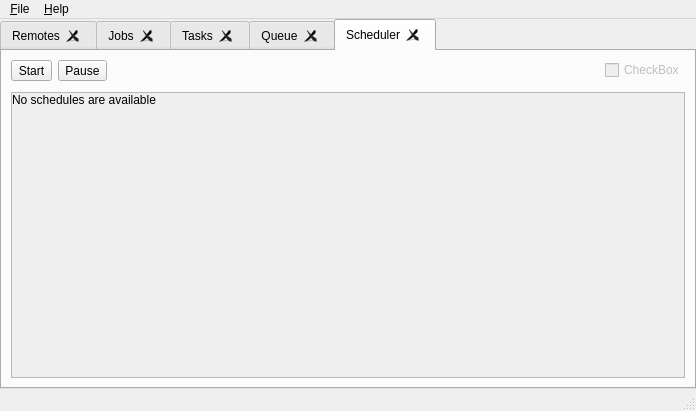
<?xml version="1.0" encoding="UTF-8"?>
<ui version="4.0">
 <class>MainWindow</class>
 <widget class="QMainWindow" name="MainWindow">
  <property name="geometry">
   <rect>
    <x>0</x>
    <y>0</y>
    <width>696</width>
    <height>411</height>
   </rect>
  </property>
  <property name="windowTitle">
   <string>Rclone Browser</string>
  </property>
  <widget class="QWidget" name="widgetMain">
   <layout class="QVBoxLayout" name="verticalLayout_3">
    <property name="spacing">
     <number>0</number>
    </property>
    <property name="leftMargin">
     <number>0</number>
    </property>
    <property name="topMargin">
     <number>0</number>
    </property>
    <property name="rightMargin">
     <number>0</number>
    </property>
    <property name="bottomMargin">
     <number>0</number>
    </property>
    <item>
     <widget class="QTabWidget" name="tabs">
      <property name="currentIndex">
       <number>4</number>
      </property>
      <property name="tabsClosable">
       <bool>true</bool>
      </property>
      <widget class="QWidget" name="widget">
       <attribute name="title">
        <string>Remotes</string>
       </attribute>
       <layout class="QVBoxLayout" name="verticalLayout">
        <item>
         <layout class="QHBoxLayout" name="horizontalLayout">
          <item>
           <widget class="QToolButton" name="refresh">
            <property name="statusTip">
             <string>Refresh remotes view</string>
            </property>
            <property name="text">
             <string>Refresh</string>
            </property>
            <property name="toolButtonStyle">
             <enum>Qt::ToolButtonTextUnderIcon</enum>
            </property>
           </widget>
          </item>
          <item>
           <widget class="QToolButton" name="config">
            <property name="text">
             <string>Config</string>
            </property>
            <property name="toolButtonStyle">
             <enum>Qt::ToolButtonTextUnderIcon</enum>
            </property>
           </widget>
          </item>
          <item>
           <widget class="QToolButton" name="open">
            <property name="text">
             <string>Open</string>
            </property>
            <property name="toolButtonStyle">
             <enum>Qt::ToolButtonTextUnderIcon</enum>
            </property>
           </widget>
          </item>
          <item>
           <spacer name="horizontalSpacer">
            <property name="orientation">
             <enum>Qt::Horizontal</enum>
            </property>
            <property name="sizeHint" stdset="0">
             <size>
              <width>40</width>
              <height>20</height>
             </size>
            </property>
           </spacer>
          </item>
          <item>
           <widget class="QCheckBox" name="layoutcontrol3">
            <property name="enabled">
             <bool>false</bool>
            </property>
            <property name="text">
             <string>CheckBox</string>
            </property>
           </widget>
          </item>
          <item>
           <widget class="QToolButton" name="buttonPrefs">
            <property name="toolTip">
             <string>Rclone Browser preferences (ALT-p)</string>
            </property>
            <property name="statusTip">
             <string>Rclone Browser preferences</string>
            </property>
            <property name="text">
             <string>Prefs</string>
            </property>
            <property name="toolButtonStyle">
             <enum>Qt::ToolButtonTextUnderIcon</enum>
            </property>
           </widget>
          </item>
         </layout>
        </item>
        <item>
         <spacer name="verticalSpacer_2">
          <property name="orientation">
           <enum>Qt::Vertical</enum>
          </property>
          <property name="sizeType">
           <enum>QSizePolicy::Fixed</enum>
          </property>
          <property name="sizeHint" stdset="0">
           <size>
            <width>20</width>
            <height>5</height>
           </size>
          </property>
         </spacer>
        </item>
        <item>
         <widget class="QListWidget" name="remotes">
          <property name="editTriggers">
           <set>QAbstractItemView::NoEditTriggers</set>
          </property>
          <property name="selectionBehavior">
           <enum>QAbstractItemView::SelectRows</enum>
          </property>
          <property name="isWrapping" stdset="0">
           <bool>false</bool>
          </property>
          <property name="wordWrap">
           <bool>true</bool>
          </property>
         </widget>
        </item>
       </layout>
      </widget>
      <widget class="QWidget" name="tab">
       <attribute name="title">
        <string>Jobs</string>
       </attribute>
       <layout class="QVBoxLayout" name="verticalLayout_2">
        <item>
         <layout class="QHBoxLayout" name="horizontalLayout_3">
          <item>
           <widget class="QToolButton" name="buttonStopAllJobs">
            <property name="text">
             <string>Stop</string>
            </property>
            <property name="toolButtonStyle">
             <enum>Qt::ToolButtonTextUnderIcon</enum>
            </property>
           </widget>
          </item>
          <item>
           <widget class="QToolButton" name="buttonCleanNotRunning">
            <property name="text">
             <string>Clean</string>
            </property>
            <property name="toolButtonStyle">
             <enum>Qt::ToolButtonTextUnderIcon</enum>
            </property>
           </widget>
          </item>
          <item>
           <spacer name="horizontalSpacer_3">
            <property name="orientation">
             <enum>Qt::Horizontal</enum>
            </property>
            <property name="sizeHint" stdset="0">
             <size>
              <width>40</width>
              <height>20</height>
             </size>
            </property>
           </spacer>
          </item>
          <item>
           <widget class="QCheckBox" name="layoutcontrol2">
            <property name="enabled">
             <bool>false</bool>
            </property>
            <property name="text">
             <string>CheckBox</string>
            </property>
           </widget>
          </item>
         </layout>
        </item>
        <item>
         <spacer name="verticalSpacer_4">
          <property name="orientation">
           <enum>Qt::Vertical</enum>
          </property>
          <property name="sizeType">
           <enum>QSizePolicy::Fixed</enum>
          </property>
          <property name="sizeHint" stdset="0">
           <size>
            <width>20</width>
            <height>5</height>
           </size>
          </property>
         </spacer>
        </item>
        <item>
         <widget class="QScrollArea" name="jobsArea">
          <property name="widgetResizable">
           <bool>true</bool>
          </property>
          <widget class="QWidget" name="scrollAreaWidgetContents">
           <property name="geometry">
            <rect>
             <x>0</x>
             <y>0</y>
             <width>648</width>
             <height>245</height>
            </rect>
           </property>
           <layout class="QVBoxLayout" name="verticalLayout_4">
            <property name="leftMargin">
             <number>0</number>
            </property>
            <property name="topMargin">
             <number>0</number>
            </property>
            <property name="rightMargin">
             <number>0</number>
            </property>
            <property name="bottomMargin">
             <number>0</number>
            </property>
            <item>
             <layout class="QVBoxLayout" name="jobs">
              <item>
               <widget class="QLabel" name="noJobsAvailable">
                <property name="text">
                 <string>No jobs are available</string>
                </property>
               </widget>
              </item>
              <item>
               <spacer name="verticalSpacer">
                <property name="orientation">
                 <enum>Qt::Vertical</enum>
                </property>
                <property name="sizeHint" stdset="0">
                 <size>
                  <width>20</width>
                  <height>40</height>
                 </size>
                </property>
               </spacer>
              </item>
             </layout>
            </item>
           </layout>
          </widget>
         </widget>
        </item>
       </layout>
      </widget>
      <widget class="QWidget" name="tasksTab">
       <attribute name="title">
        <string>Tasks</string>
       </attribute>
       <layout class="QVBoxLayout" name="verticalLayout_5">
        <item>
         <layout class="QHBoxLayout" name="horizontalLayout_2">
          <item>
           <widget class="QToolButton" name="buttonDryrunTask">
            <property name="text">
             <string>Dry Run</string>
            </property>
            <property name="toolButtonStyle">
             <enum>Qt::ToolButtonTextUnderIcon</enum>
            </property>
           </widget>
          </item>
          <item>
           <widget class="QToolButton" name="buttonRunTask">
            <property name="text">
             <string>Run</string>
            </property>
            <property name="toolButtonStyle">
             <enum>Qt::ToolButtonTextUnderIcon</enum>
            </property>
           </widget>
          </item>
          <item>
           <widget class="QToolButton" name="buttonStop">
            <property name="toolTip">
             <string>&lt;html&gt;&lt;head/&gt;&lt;body&gt;&lt;p&gt;&lt;span style=&quot; font-size:13pt;&quot;&gt;Stop all selected tasks&lt;/span&gt;&lt;/p&gt;&lt;/body&gt;&lt;/html&gt;</string>
            </property>
            <property name="text">
             <string>Stop</string>
            </property>
            <property name="toolButtonStyle">
             <enum>Qt::ToolButtonTextUnderIcon</enum>
            </property>
           </widget>
          </item>
          <item>
           <spacer name="horizontalSpacer_5">
            <property name="orientation">
             <enum>Qt::Horizontal</enum>
            </property>
            <property name="sizeType">
             <enum>QSizePolicy::Fixed</enum>
            </property>
            <property name="sizeHint" stdset="0">
             <size>
              <width>10</width>
              <height>20</height>
             </size>
            </property>
           </spacer>
          </item>
          <item>
           <widget class="QToolButton" name="buttonEditTask">
            <property name="text">
             <string>Edit</string>
            </property>
            <property name="toolButtonStyle">
             <enum>Qt::ToolButtonTextUnderIcon</enum>
            </property>
           </widget>
          </item>
          <item>
           <widget class="QToolButton" name="buttonDeleteTask">
            <property name="text">
             <string>Delete</string>
            </property>
            <property name="toolButtonStyle">
             <enum>Qt::ToolButtonTextUnderIcon</enum>
            </property>
           </widget>
          </item>
          <item>
           <spacer name="horizontalSpacer_6">
            <property name="orientation">
             <enum>Qt::Horizontal</enum>
            </property>
            <property name="sizeType">
             <enum>QSizePolicy::Fixed</enum>
            </property>
            <property name="sizeHint" stdset="0">
             <size>
              <width>10</width>
              <height>20</height>
             </size>
            </property>
           </spacer>
          </item>
          <item>
           <widget class="QToolButton" name="buttonAddToQueue">
            <property name="toolTip">
             <string>Add to the queue</string>
            </property>
            <property name="statusTip">
             <string>Add selected transfer tasks to the queue</string>
            </property>
            <property name="text">
             <string>Add</string>
            </property>
            <property name="toolButtonStyle">
             <enum>Qt::ToolButtonTextUnderIcon</enum>
            </property>
           </widget>
          </item>
          <item>
           <widget class="QToolButton" name="buttonAddToScheduler">
            <property name="toolTip">
             <string>Add to the scheduler</string>
            </property>
            <property name="statusTip">
             <string>Add selected transfer tasks to the scheduler</string>
            </property>
            <property name="text">
             <string>Add</string>
            </property>
            <property name="toolButtonStyle">
             <enum>Qt::ToolButtonTextUnderIcon</enum>
            </property>
           </widget>
          </item>
          <item>
           <widget class="QToolButton" name="buttonSortTask">
            <property name="toolTip">
             <string>&lt;html&gt;&lt;head/&gt;&lt;body&gt;&lt;p&gt;Sort tasks&lt;/p&gt;&lt;/body&gt;&lt;/html&gt;</string>
            </property>
            <property name="text">
             <string>Sort</string>
            </property>
            <property name="checked">
             <bool>false</bool>
            </property>
            <property name="toolButtonStyle">
             <enum>Qt::ToolButtonTextUnderIcon</enum>
            </property>
           </widget>
          </item>
          <item>
           <spacer name="horizontalSpacer_2">
            <property name="orientation">
             <enum>Qt::Horizontal</enum>
            </property>
            <property name="sizeHint" stdset="0">
             <size>
              <width>40</width>
              <height>20</height>
             </size>
            </property>
           </spacer>
          </item>
          <item>
           <widget class="QCheckBox" name="layoutcontrol1">
            <property name="enabled">
             <bool>false</bool>
            </property>
            <property name="text">
             <string>CheckBox</string>
            </property>
            <property name="tristate">
             <bool>false</bool>
            </property>
           </widget>
          </item>
         </layout>
        </item>
        <item>
         <spacer name="verticalSpacer_3">
          <property name="orientation">
           <enum>Qt::Vertical</enum>
          </property>
          <property name="sizeType">
           <enum>QSizePolicy::Fixed</enum>
          </property>
          <property name="sizeHint" stdset="0">
           <size>
            <width>20</width>
            <height>5</height>
           </size>
          </property>
         </spacer>
        </item>
        <item>
         <widget class="QListWidget" name="tasksListWidget">
          <property name="contextMenuPolicy">
           <enum>Qt::CustomContextMenu</enum>
          </property>
          <property name="tabKeyNavigation">
           <bool>true</bool>
          </property>
          <property name="alternatingRowColors">
           <bool>false</bool>
          </property>
          <property name="selectionMode">
           <enum>QAbstractItemView::ExtendedSelection</enum>
          </property>
          <property name="wordWrap">
           <bool>false</bool>
          </property>
          <property name="sortingEnabled">
           <bool>false</bool>
          </property>
         </widget>
        </item>
       </layout>
      </widget>
      <widget class="QWidget" name="queue">
       <attribute name="title">
        <string>Queue</string>
       </attribute>
       <layout class="QVBoxLayout" name="verticalLayout_6">
        <item>
         <layout class="QHBoxLayout" name="horizontalLayout_4">
          <item>
           <widget class="QToolButton" name="buttonStartQueue">
            <property name="text">
             <string>Start</string>
            </property>
            <property name="toolButtonStyle">
             <enum>Qt::ToolButtonTextUnderIcon</enum>
            </property>
           </widget>
          </item>
          <item>
           <widget class="QToolButton" name="buttonStopQueue">
            <property name="text">
             <string>Stop</string>
            </property>
            <property name="toolButtonStyle">
             <enum>Qt::ToolButtonTextUnderIcon</enum>
            </property>
           </widget>
          </item>
          <item>
           <spacer name="horizontalSpacer_8">
            <property name="orientation">
             <enum>Qt::Horizontal</enum>
            </property>
            <property name="sizeType">
             <enum>QSizePolicy::Fixed</enum>
            </property>
            <property name="sizeHint" stdset="0">
             <size>
              <width>10</width>
              <height>20</height>
             </size>
            </property>
           </spacer>
          </item>
          <item>
           <widget class="QToolButton" name="buttonUpQueue">
            <property name="text">
             <string>Up</string>
            </property>
            <property name="toolButtonStyle">
             <enum>Qt::ToolButtonTextUnderIcon</enum>
            </property>
           </widget>
          </item>
          <item>
           <widget class="QToolButton" name="buttonDownQueue">
            <property name="text">
             <string>Down</string>
            </property>
            <property name="toolButtonStyle">
             <enum>Qt::ToolButtonTextUnderIcon</enum>
            </property>
           </widget>
          </item>
          <item>
           <spacer name="horizontalSpacer_9">
            <property name="orientation">
             <enum>Qt::Horizontal</enum>
            </property>
            <property name="sizeType">
             <enum>QSizePolicy::Fixed</enum>
            </property>
            <property name="sizeHint" stdset="0">
             <size>
              <width>10</width>
              <height>20</height>
             </size>
            </property>
           </spacer>
          </item>
          <item>
           <widget class="QToolButton" name="buttonRemoveFromQueue">
            <property name="text">
             <string>Delete</string>
            </property>
            <property name="toolButtonStyle">
             <enum>Qt::ToolButtonTextUnderIcon</enum>
            </property>
           </widget>
          </item>
          <item>
           <widget class="QToolButton" name="buttonPurgeQueue">
            <property name="text">
             <string>Purge</string>
            </property>
            <property name="toolButtonStyle">
             <enum>Qt::ToolButtonTextUnderIcon</enum>
            </property>
           </widget>
          </item>
          <item>
           <spacer name="horizontalSpacer_7">
            <property name="orientation">
             <enum>Qt::Horizontal</enum>
            </property>
            <property name="sizeType">
             <enum>QSizePolicy::Fixed</enum>
            </property>
            <property name="sizeHint" stdset="0">
             <size>
              <width>40</width>
              <height>20</height>
             </size>
            </property>
           </spacer>
          </item>
          <item>
           <widget class="QLabel" name="labelQueueInfoStart">
            <property name="styleSheet">
             <string notr="true">color: green; font-weight: bold;</string>
            </property>
            <property name="text">
             <string/>
            </property>
           </widget>
          </item>
          <item>
           <widget class="QLabel" name="labelQueueInfoStop">
            <property name="text">
             <string/>
            </property>
           </widget>
          </item>
          <item>
           <spacer name="horizontalSpacer_4">
            <property name="orientation">
             <enum>Qt::Horizontal</enum>
            </property>
            <property name="sizeHint" stdset="0">
             <size>
              <width>40</width>
              <height>20</height>
             </size>
            </property>
           </spacer>
          </item>
          <item>
           <widget class="QCheckBox" name="queueScriptRun">
            <property name="text">
             <string>Run script when finished</string>
            </property>
           </widget>
          </item>
         </layout>
        </item>
        <item>
         <spacer name="verticalSpacer_5">
          <property name="orientation">
           <enum>Qt::Vertical</enum>
          </property>
          <property name="sizeType">
           <enum>QSizePolicy::Fixed</enum>
          </property>
          <property name="sizeHint" stdset="0">
           <size>
            <width>20</width>
            <height>5</height>
           </size>
          </property>
         </spacer>
        </item>
        <item>
         <widget class="QListWidget" name="queueListWidget">
          <property name="contextMenuPolicy">
           <enum>Qt::CustomContextMenu</enum>
          </property>
          <property name="tabKeyNavigation">
           <bool>true</bool>
          </property>
          <property name="alternatingRowColors">
           <bool>false</bool>
          </property>
          <property name="selectionMode">
           <enum>QAbstractItemView::SingleSelection</enum>
          </property>
          <property name="spacing">
           <number>5</number>
          </property>
          <property name="wordWrap">
           <bool>false</bool>
          </property>
          <property name="sortingEnabled">
           <bool>false</bool>
          </property>
         </widget>
        </item>
       </layout>
      </widget>
      <widget class="QWidget" name="tab_2">
       <attribute name="title">
        <string>Scheduler</string>
       </attribute>
       <layout class="QVBoxLayout" name="verticalLayout_8">
        <item>
         <layout class="QHBoxLayout" name="horizontalLayout_9">
          <item>
           <widget class="QToolButton" name="buttonStartScheduler">
            <property name="toolTip">
             <string>Start scheduler</string>
            </property>
            <property name="statusTip">
             <string>Start scheduler</string>
            </property>
            <property name="text">
             <string>Start</string>
            </property>
            <property name="toolButtonStyle">
             <enum>Qt::ToolButtonTextUnderIcon</enum>
            </property>
           </widget>
          </item>
          <item>
           <widget class="QToolButton" name="buttonPauseScheduler">
            <property name="toolTip">
             <string>Pause scheduler</string>
            </property>
            <property name="statusTip">
             <string>Pause scheduler</string>
            </property>
            <property name="text">
             <string>Pause</string>
            </property>
            <property name="toolButtonStyle">
             <enum>Qt::ToolButtonTextUnderIcon</enum>
            </property>
           </widget>
          </item>
          <item>
           <spacer name="horizontalSpacer_19">
            <property name="orientation">
             <enum>Qt::Horizontal</enum>
            </property>
            <property name="sizeHint" stdset="0">
             <size>
              <width>40</width>
              <height>20</height>
             </size>
            </property>
           </spacer>
          </item>
          <item>
           <widget class="QCheckBox" name="layoutcontrol1_sch">
            <property name="enabled">
             <bool>false</bool>
            </property>
            <property name="text">
             <string>CheckBox</string>
            </property>
           </widget>
          </item>
         </layout>
        </item>
        <item>
         <spacer name="verticalSpacer_11">
          <property name="orientation">
           <enum>Qt::Vertical</enum>
          </property>
          <property name="sizeType">
           <enum>QSizePolicy::Fixed</enum>
          </property>
          <property name="sizeHint" stdset="0">
           <size>
            <width>20</width>
            <height>5</height>
           </size>
          </property>
         </spacer>
        </item>
        <item>
         <widget class="QScrollArea" name="jobsArea_2">
          <property name="widgetResizable">
           <bool>true</bool>
          </property>
          <widget class="QWidget" name="scrollAreaWidgetContents_2">
           <property name="geometry">
            <rect>
             <x>0</x>
             <y>0</y>
             <width>648</width>
             <height>245</height>
            </rect>
           </property>
           <layout class="QVBoxLayout" name="verticalLayout_7">
            <property name="leftMargin">
             <number>0</number>
            </property>
            <property name="topMargin">
             <number>0</number>
            </property>
            <property name="rightMargin">
             <number>0</number>
            </property>
            <property name="bottomMargin">
             <number>0</number>
            </property>
            <item>
             <layout class="QVBoxLayout" name="schedules">
              <item>
               <widget class="QLabel" name="noSchedulesAvailable">
                <property name="text">
                 <string>No schedules are available</string>
                </property>
               </widget>
              </item>
              <item>
               <spacer name="verticalSpacer_6">
                <property name="orientation">
                 <enum>Qt::Vertical</enum>
                </property>
                <property name="sizeHint" stdset="0">
                 <size>
                  <width>20</width>
                  <height>40</height>
                 </size>
                </property>
               </spacer>
              </item>
             </layout>
            </item>
           </layout>
          </widget>
         </widget>
        </item>
       </layout>
      </widget>
     </widget>
    </item>
   </layout>
  </widget>
  <widget class="QMenuBar" name="menuBar">
   <property name="geometry">
    <rect>
     <x>0</x>
     <y>0</y>
     <width>696</width>
     <height>22</height>
    </rect>
   </property>
   <widget class="QMenu" name="menuFile">
    <property name="title">
     <string>&amp;File</string>
    </property>
    <addaction name="preferences"/>
    <addaction name="separator"/>
    <addaction name="quit"/>
   </widget>
   <widget class="QMenu" name="menuHelp">
    <property name="title">
     <string>&amp;Help</string>
    </property>
    <addaction name="about"/>
    <addaction name="aboutQt"/>
   </widget>
   <addaction name="menuFile"/>
   <addaction name="menuHelp"/>
  </widget>
  <widget class="QStatusBar" name="statusBar"/>
  <action name="about">
   <property name="text">
    <string>&amp;About</string>
   </property>
   <property name="menuRole">
    <enum>QAction::AboutRole</enum>
   </property>
  </action>
  <action name="aboutQt">
   <property name="text">
    <string>About &amp;Qt</string>
   </property>
   <property name="menuRole">
    <enum>QAction::AboutQtRole</enum>
   </property>
  </action>
  <action name="preferences">
   <property name="text">
    <string>&amp;Preferences...</string>
   </property>
   <property name="toolTip">
    <string>Rclone Browser preferences (ALT-p)</string>
   </property>
   <property name="shortcut">
    <string>Alt+P</string>
   </property>
   <property name="menuRole">
    <enum>QAction::PreferencesRole</enum>
   </property>
  </action>
  <action name="quit">
   <property name="text">
    <string>&amp;Quit</string>
   </property>
   <property name="shortcut">
    <string>Ctrl+Q</string>
   </property>
   <property name="menuRole">
    <enum>QAction::QuitRole</enum>
   </property>
  </action>
  <action name="actionEdit">
   <property name="enabled">
    <bool>true</bool>
   </property>
   <property name="text">
    <string>Edit</string>
   </property>
   <property name="toolTip">
    <string>Edit selected task</string>
   </property>
  </action>
  <action name="actionDelete">
   <property name="text">
    <string>Delete</string>
   </property>
   <property name="toolTip">
    <string>Delete selected tasks</string>
   </property>
  </action>
  <action name="actionRun">
   <property name="text">
    <string>Run</string>
   </property>
   <property name="toolTip">
    <string>Run all selected tasks at once</string>
   </property>
  </action>
  <action name="actionDryRun">
   <property name="text">
    <string>Dry Run</string>
   </property>
   <property name="toolTip">
    <string>&lt;html&gt;&lt;head/&gt;&lt;body&gt;&lt;p&gt;Dry Run all selected tasks at once&lt;/p&gt;&lt;/body&gt;&lt;/html&gt;</string>
   </property>
  </action>
  <action name="actionSortTask">
   <property name="text">
    <string>Sort</string>
   </property>
   <property name="toolTip">
    <string>Sort tasks</string>
   </property>
  </action>
  <action name="actionRefresh">
   <property name="text">
    <string>Refresh</string>
   </property>
   <property name="toolTip">
    <string>Refresh remotes view</string>
   </property>
  </action>
  <action name="actionConfig">
   <property name="text">
    <string>Config</string>
   </property>
   <property name="toolTip">
    <string>&lt;html&gt;&lt;head/&gt;&lt;body&gt;&lt;p&gt;rclone config&lt;/p&gt;&lt;p&gt;if you want to specify which terminal to use&lt;br/&gt;define $TERMINAL env variable e.g.:&lt;br/&gt;TERMINAL=/usr/local/bin/myterminal&lt;/p&gt;&lt;/body&gt;&lt;/html&gt;</string>
   </property>
  </action>
  <action name="actionOpen">
   <property name="text">
    <string>Open</string>
   </property>
   <property name="toolTip">
    <string>Open remote</string>
   </property>
  </action>
  <action name="actionStopAllTransfers">
   <property name="text">
    <string>Stop All</string>
   </property>
   <property name="toolTip">
    <string>&lt;html&gt;&lt;head/&gt;&lt;body&gt;&lt;p&gt;Stop all running transfers&lt;/p&gt;&lt;/body&gt;&lt;/html&gt;</string>
   </property>
  </action>
  <action name="actionCleanNotRunning">
   <property name="text">
    <string>Clean</string>
   </property>
   <property name="toolTip">
    <string>&lt;html&gt;&lt;head/&gt;&lt;body&gt;&lt;p&gt;Remove all not running jobs&lt;/p&gt;&lt;/body&gt;&lt;/html&gt;</string>
   </property>
  </action>
  <action name="actionAddToQueue">
   <property name="text">
    <string>Add to the queue</string>
   </property>
   <property name="toolTip">
    <string>&lt;html&gt;&lt;head/&gt;&lt;body&gt;&lt;p&gt;Add selected transfer tasks to the queue&lt;/p&gt;&lt;/body&gt;&lt;/html&gt;</string>
   </property>
  </action>
  <action name="actionStartQueue">
   <property name="text">
    <string>Start</string>
   </property>
   <property name="toolTip">
    <string>&lt;html&gt;&lt;head/&gt;&lt;body&gt;&lt;p&gt;Start actively processing items from the queue&lt;/p&gt;&lt;/body&gt;&lt;/html&gt;</string>
   </property>
  </action>
  <action name="actionStopQueue">
   <property name="text">
    <string>Stop</string>
   </property>
   <property name="toolTip">
    <string>&lt;html&gt;&lt;head/&gt;&lt;body&gt;&lt;p&gt;Stop the queue processing.&lt;/p&gt;&lt;p&gt;Active task will be cancelled.&lt;/p&gt;&lt;/body&gt;&lt;/html&gt;</string>
   </property>
  </action>
  <action name="actionPurgeQueue">
   <property name="text">
    <string>Purge</string>
   </property>
   <property name="toolTip">
    <string>Remove all not running tasks from the queue</string>
   </property>
  </action>
  <action name="actionRemoveFromQueue">
   <property name="text">
    <string>Remove</string>
   </property>
   <property name="toolTip">
    <string>Remove from the queue</string>
   </property>
  </action>
  <action name="actionUpQueue">
   <property name="text">
    <string>Up</string>
   </property>
   <property name="toolTip">
    <string>Move task up in the queue</string>
   </property>
  </action>
  <action name="actionDownQueue">
   <property name="text">
    <string>Down</string>
   </property>
   <property name="toolTip">
    <string>Move task down in the queue</string>
   </property>
  </action>
  <action name="actionQueueScriptRun">
   <property name="text">
    <string>queueScriptRun</string>
   </property>
  </action>
  <action name="actionStop">
   <property name="text">
    <string>Stop</string>
   </property>
   <property name="toolTip">
    <string>Stop all selected tasks</string>
   </property>
  </action>
  <action name="actionAddToScheduler">
   <property name="text">
    <string>Add to the scheduler</string>
   </property>
   <property name="toolTip">
    <string>Add selected transfer tasks to the scheduler</string>
   </property>
  </action>
  <action name="actionStartScheduler">
   <property name="text">
    <string>Start</string>
   </property>
   <property name="toolTip">
    <string>Start all schedulers</string>
   </property>
  </action>
  <action name="actionPauseScheduler">
   <property name="text">
    <string>Pause</string>
   </property>
   <property name="toolTip">
    <string>Pause all schedulers</string>
   </property>
  </action>
 </widget>
 <tabstops>
  <tabstop>tabs</tabstop>
  <tabstop>remotes</tabstop>
  <tabstop>jobsArea</tabstop>
 </tabstops>
 <resources/>
 <connections>
  <connection>
   <sender>buttonPrefs</sender>
   <signal>clicked()</signal>
   <receiver>preferences</receiver>
   <slot>trigger()</slot>
   <hints>
    <hint type="sourcelabel">
     <x>612</x>
     <y>71</y>
    </hint>
    <hint type="destinationlabel">
     <x>-1</x>
     <y>-1</y>
    </hint>
   </hints>
  </connection>
  <connection>
   <sender>queueScriptRun</sender>
   <signal>toggled(bool)</signal>
   <receiver>actionQueueScriptRun</receiver>
   <slot>trigger()</slot>
   <hints>
    <hint type="sourcelabel">
     <x>567</x>
     <y>73</y>
    </hint>
    <hint type="destinationlabel">
     <x>-1</x>
     <y>-1</y>
    </hint>
   </hints>
  </connection>
  <connection>
   <sender>buttonAddToQueue</sender>
   <signal>clicked()</signal>
   <receiver>actionAddToQueue</receiver>
   <slot>trigger()</slot>
   <hints>
    <hint type="sourcelabel">
     <x>289</x>
     <y>73</y>
    </hint>
    <hint type="destinationlabel">
     <x>-1</x>
     <y>-1</y>
    </hint>
   </hints>
  </connection>
  <connection>
   <sender>buttonAddToScheduler</sender>
   <signal>clicked()</signal>
   <receiver>actionAddToScheduler</receiver>
   <slot>trigger()</slot>
   <hints>
    <hint type="sourcelabel">
     <x>380</x>
     <y>73</y>
    </hint>
    <hint type="destinationlabel">
     <x>-1</x>
     <y>-1</y>
    </hint>
   </hints>
  </connection>
 </connections>
</ui>
